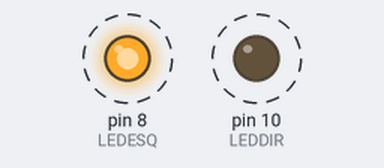
Bench run of a sketch on a simulated Arduino Uno, built with avr-gcc and run on an emulated ATmega328P. On the bench: output pins drawn as LEDs (lit = HIGH). Dashed ring = blinking.

Above: at 0.5 s.
Timing chart, 0 to 4.6 s (numbered marks = the images above):
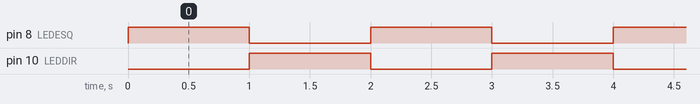

The sketch:

piscaPisca.ino
```cpp
#define LEDESQ 8
#define LEDDIR 10
void setup() {
  // put your setup code here, to run once:
  Serial.begin(9600);
  pinMode(LEDESQ,OUTPUT);
  pinMode(LEDDIR,OUTPUT);

}

void loop() {
  // put your main code here, to run repeatedly:

  digitalWrite(LEDESQ, LOW);
  digitalWrite(LEDDIR, LOW);
  for(int x=0;x<15;x--){
    digitalWrite(LEDESQ,HIGH);
    digitalWrite(LEDDIR, LOW);
    delay(1000*1);
    digitalWrite(LEDESQ,LOW);
    digitalWrite(LEDDIR, HIGH);
    delay(1000*1);
  }


}
```

Measured:
- by itself, pin 8 (LEDESQ), pin 10 (LEDDIR): alternates HIGH for 1.0 s and LOW for 1.0 s
